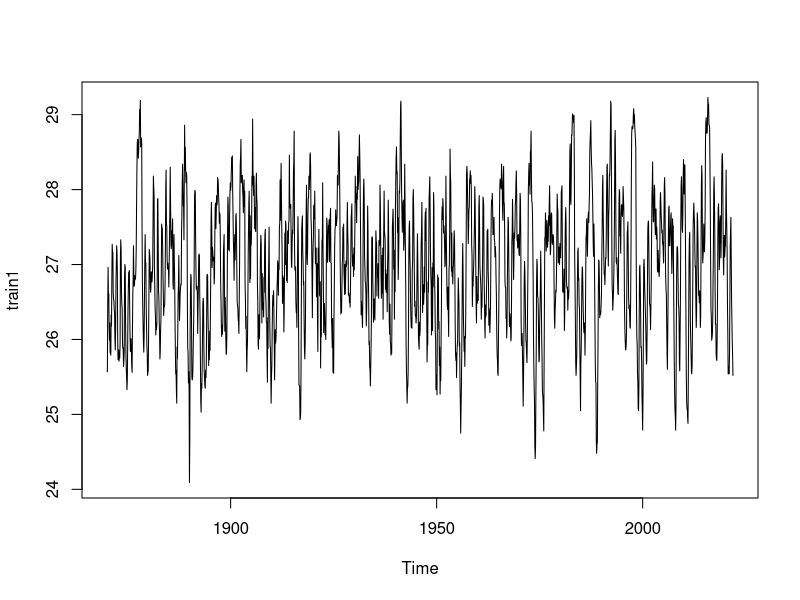
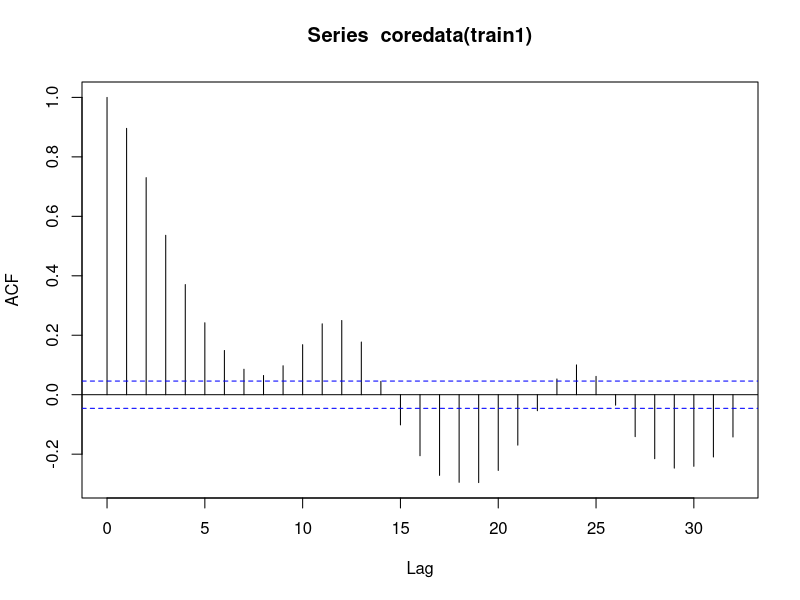
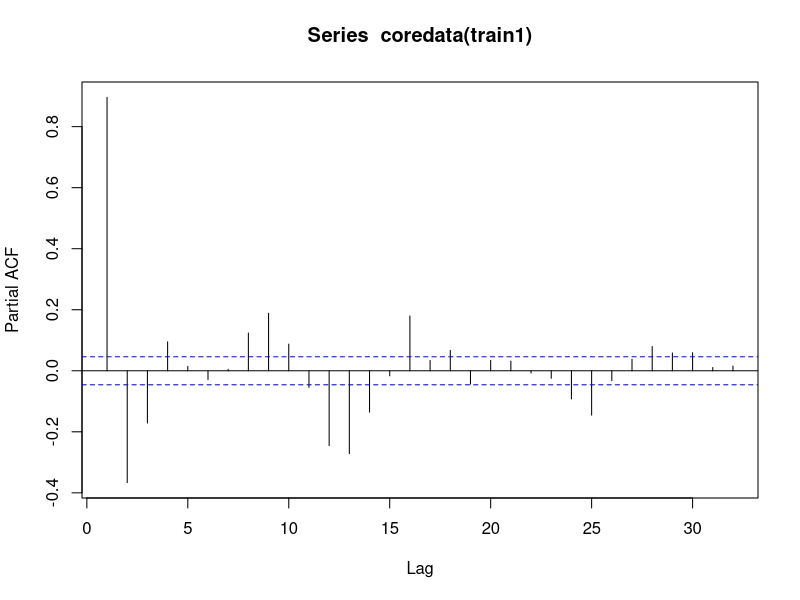
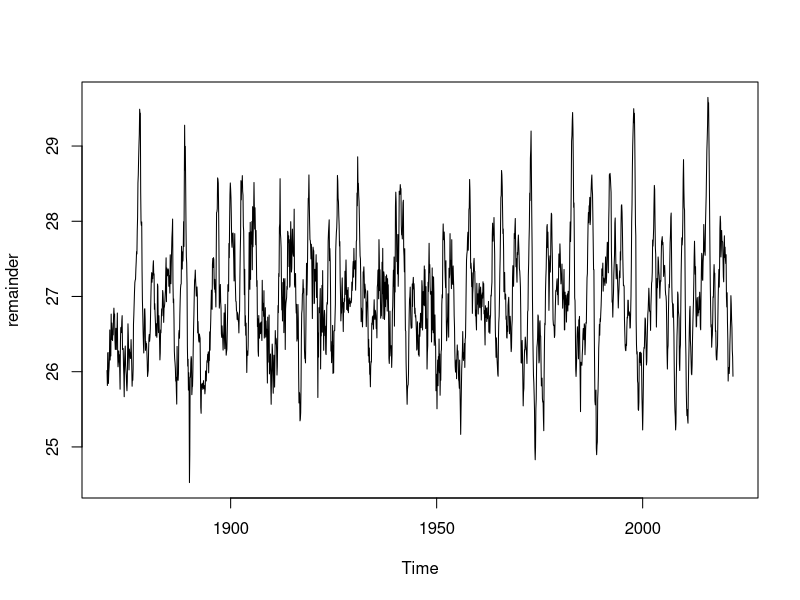
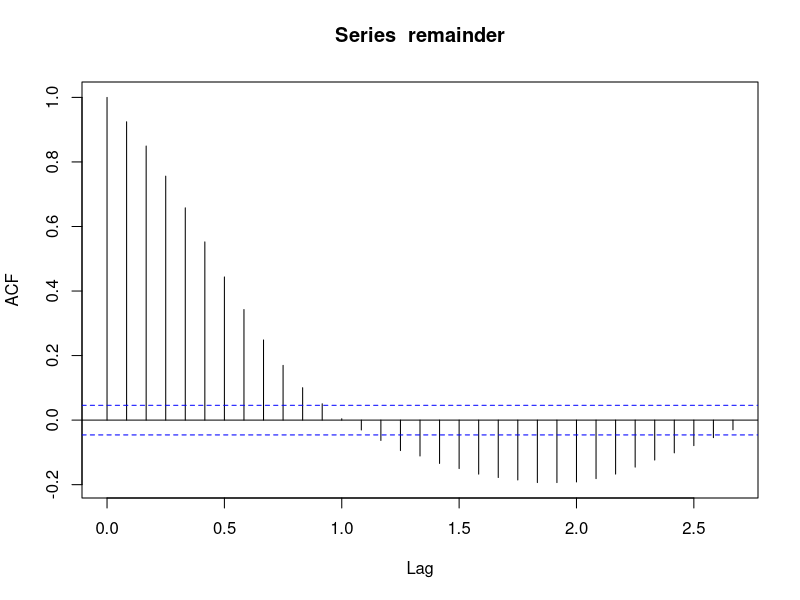
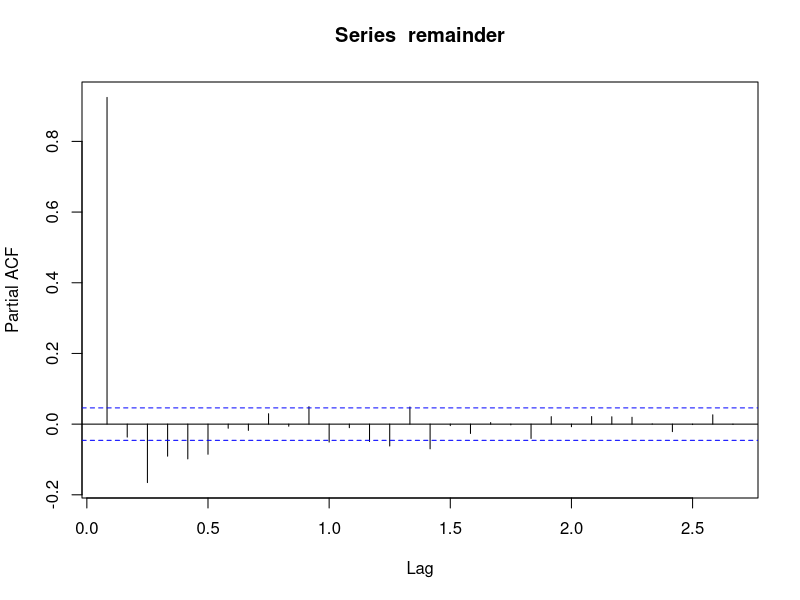
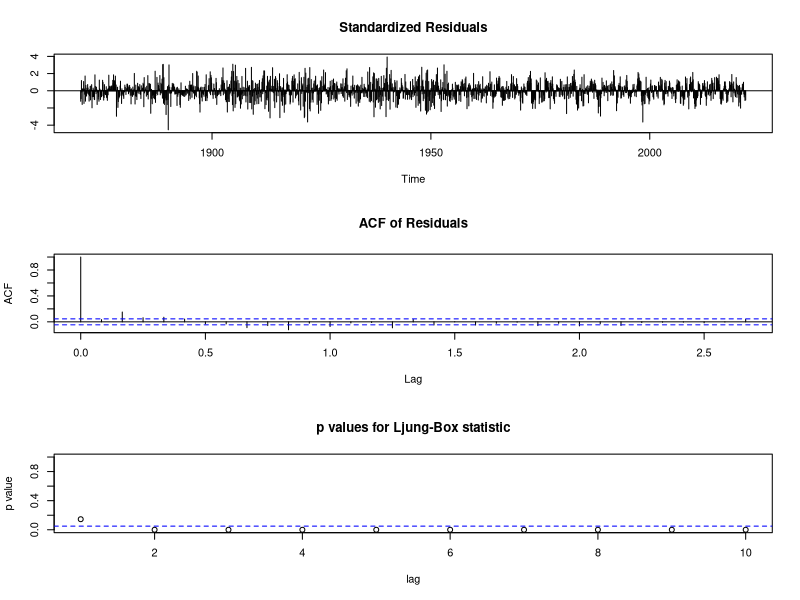
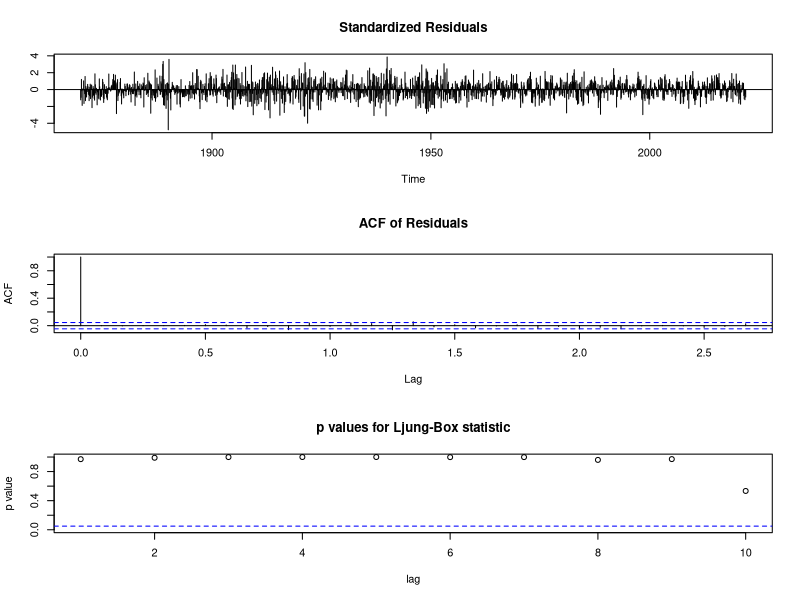

Write the R code that produced these figures, in order.
library(knitr)
library(zoo)
library(tseries)
library(forecast)
library(tidyr)

nino_data <- read.csv("NINO34.csv") 
nino_vector <- tidyr::pivot_longer(Jan:Dec, names_to = "month", values_to = "Nino34", data = nino_data)

nino_ts <- ts(nino_vector$Nino34, start=c(1870, 1), end = c(2023,11), frequency=12)

# Split the data into training and test sets
train1 <- window(nino_ts, end=c(2021, 12))
test1 <- window(nino_ts, start=c(2022, 1), end=c(2023, 11))

# plot train1 data and its acf and pacf
plot(train1)
acf(coredata(train1))
pacf(coredata(train1))

decomposed <- stl(train1, s.window = "periodic")
remainder <- train1 - decomposed$time.series[, 1]
plot(remainder)
acf(remainder)
pacf(remainder)

AR1 <- arima(remainder, order=c(1,0,0)) 
AR6 <- arima(remainder, order=c(6,0,0))

AIC(AR1)
AIC(AR6)

tsdiag(AR1)
tsdiag(AR6)

s_value <- decomposed$time.series[1:12, 1]
p_ar1 <- predict(AR1, newdata = test1, n.ahead = 23, level = 0.95, prediction.interval = T)$pred + s_value

p_ar6 <- predict(AR6, newdata = test1, n.ahead = 23, level = 0.95, prediction.interval = T)$pred + s_value

mspe_ar1 <- mean((test1 - p_ar1)^2)
mspe_ar6 <- mean((test1 - p_ar6)^2)
mspe_ar1
mspe_ar6

se_ar1 <- predict(AR1, newdata = test1, n.ahead = 23, level = 0.95, prediction.interval = T)$se
se_ar6 <- predict(AR6, newdata = test1, n.ahead = 23, level = 0.95, prediction.interval = T)$se
plot(test1, lty = 1, col = 1, ylim = c(24, 30))
lines(p_ar1, lty = 1, col = 2)
lines(p_ar6, lty = 1, col = 3)
lines(p_ar1 - 1.96 * se_ar1, lty = 2, col = 2)
lines(p_ar1 + 1.96 * se_ar1, lty = 2, col = 2)
lines(p_ar6 - 1.96 * se_ar6, lty = 2, col = 3)
lines(p_ar6 + 1.96 * se_ar6, lty = 2, col = 3)

legend("topleft", lty = 1, col = 1:3, legend = c("test", "ar1", "ar6"))

hw_model <- HoltWinters(train1, beta = T, gamma = T)
prediction_hw <- predict(hw_model, newdata = test1, n.ahead = 23, prediction.interval = T)[,1]
prediction_lwr <- predict(hw_model, newdata = test1, n.ahead = 23, prediction.interval = T)[,3]
prediction_upper <- predict(hw_model, newdata = test1, n.ahead = 23, prediction.interval = T)[,2]

mspe_hw <- mean((test1 - prediction_hw) ^ 2)
mspe_hw

plot(test1, lty = 1, col = 1, ylim = c(2, 30))
lines(p_ar6, lty = 1, col = 3)
lines(prediction_hw, lty = 1, col = 4)
lines(p_ar6 - 1.96 * se_ar6, lty = 2, col = 3)
lines(p_ar6 + 1.96 * se_ar6, lty = 2, col = 3)
lines(prediction_lwr, lty = 2, col = 4)
lines(prediction_upper, lty = 2, col = 4)

legend("topleft", lty = 1, col = 1:4, legend = c("test","ar6","HoltWinter"))

